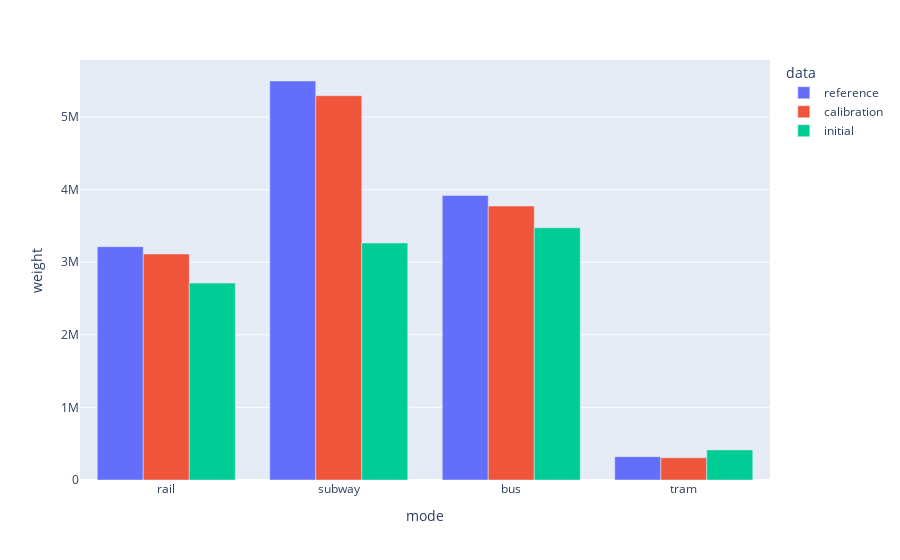

Notebook code cell kept with this figure:
### Code cell
modes = ["rail", "subway", "bus", "tram"]
columns = ["legs_{}".format(m) for m in modes]
rename = { c: m for c, m in zip(columns, modes) }

df_reference_modes = df_reference[columns + ["weight"]]
df_reference_modes = df_reference_modes.rename(columns = rename)
for mode in modes: df_reference_modes[mode] *= df_reference_modes["weight"].values
df_reference_modes = df_reference_modes.drop(columns = "weight")
df_reference_modes = pd.DataFrame({ "mode": modes, "weight": df_reference_modes.sum(axis = 0) })
df_reference_modes["data"] = "reference"

df_evaluation_modes = df_evaluation[columns + ["weight"]]
df_evaluation_modes = df_evaluation_modes.rename(columns = rename)
for mode in modes: df_evaluation_modes[mode] *= df_evaluation_modes["weight"].values
df_evaluation_modes = df_evaluation_modes.drop(columns = "weight")
df_evaluation_modes = pd.DataFrame({ "mode": modes, "weight": df_evaluation_modes.sum(axis = 0) })
df_evaluation_modes["data"] = "calibration"

df_initial_modes = df_initial[columns + ["weight"]]
df_initial_modes = df_initial_modes.rename(columns = rename)
for mode in modes: df_initial_modes[mode] *= df_initial_modes["weight"].values
df_initial_modes = df_initial_modes.drop(columns = "weight")
df_initial_modes = pd.DataFrame({ "mode": modes, "weight": df_initial_modes.sum(axis = 0) })
df_initial_modes["data"] = "initial"

df_modes = pd.concat([df_reference_modes, df_evaluation_modes, df_initial_modes])
px.bar(df_modes, x = "mode", y = "weight", color = "data", barmode = "group")

### Figure 1 — Plotly figure (JSON) as saved in the notebook; plotly's stock layout.template omitted (floating-point values rounded to 4 significant figures)
{"data": [{"alignmentgroup": "True", "hovertemplate": "data=reference<br>mode=%{x}<br>weight=%{y}<extra></extra>", "legendgroup": "reference", "marker": {"color": "#636efa", "pattern": {"shape": ""}}, "name": "reference", "offsetgroup": "reference", "orientation": "v", "showlegend": true, "textposition": "auto", "type": "bar", "x": ["rail", "subway", "bus", "tram"], "xaxis": "x", "y": [3214000.0, 5496000.0, 3920000.0, 321800.0], "yaxis": "y"}, {"alignmentgroup": "True", "hovertemplate": "data=calibration<br>mode=%{x}<br>weight=%{y}<extra></extra>", "legendgroup": "calibration", "marker": {"color": "#EF553B", "pattern": {"shape": ""}}, "name": "calibration", "offsetgroup": "calibration", "orientation": "v", "showlegend": true, "textposition": "auto", "type": "bar", "x": ["rail", "subway", "bus", "tram"], "xaxis": "x", "y": [3113000.0, 5294000.0, 3773000.0, 305200.0], "yaxis": "y"}, {"alignmentgroup": "True", "hovertemplate": "data=initial<br>mode=%{x}<br>weight=%{y}<extra></extra>", "legendgroup": "initial", "marker": {"color": "#00cc96", "pattern": {"shape": ""}}, "name": "initial", "offsetgroup": "initial", "orientation": "v", "showlegend": true, "textposition": "auto", "type": "bar", "x": ["rail", "subway", "bus", "tram"], "xaxis": "x", "y": [2712000.0, 3265000.0, 3475000.0, 414700.0], "yaxis": "y"}], "layout": {"barmode": "group", "legend": {"title": {"text": "data"}, "tracegroupgap": 0}, "margin": {"t": 60}, "xaxis": {"anchor": "y", "domain": [0, 1], "title": {"text": "mode"}}, "yaxis": {"anchor": "x", "domain": [0, 1], "title": {"text": "weight"}}}}
